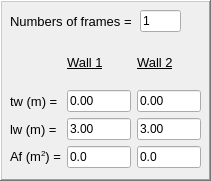
      <widget class="QFrame" name="WallData">
       <property name="geometry">
        <rect>
         <x>460</x>
         <y>370</y>
         <width>211</width>
         <height>181</height>
        </rect>
       </property>
       <property name="frameShape">
        <enum>QFrame::WinPanel</enum>
       </property>
       <property name="frameShadow">
        <enum>QFrame::Raised</enum>
       </property>
       <widget class="QWidget" name="gridLayoutWidget_5">
        <property name="geometry">
         <rect>
          <x>10</x>
          <y>40</y>
          <width>191</width>
          <height>128</height>
         </rect>
        </property>
        <layout class="QGridLayout" name="gridLayout_7">
         <property name="leftMargin">
          <number>0</number>
         </property>
         <item row="0" column="2">
          <widget class="QLabel" name="label_104">
           <property name="font">
            <font>
             <pointsize>10</pointsize>
             <weight>50</weight>
             <italic>false</italic>
             <bold>false</bold>
             <underline>true</underline>
            </font>
           </property>
           <property name="text">
            <string>Wall 2</string>
           </property>
           <property name="textFormat">
            <enum>Qt::AutoText</enum>
           </property>
          </widget>
         </item>
         <item row="2" column="0">
          <widget class="QLabel" name="label_98">
           <property name="font">
            <font>
             <family>Arial</family>
             <pointsize>10</pointsize>
             <weight>50</weight>
             <italic>false</italic>
             <bold>false</bold>
            </font>
           </property>
           <property name="text">
            <string>tw (m) =</string>
           </property>
          </widget>
         </item>
         <item row="3" column="2">
          <widget class="QLineEdit" name="lw2">
           <property name="focusPolicy">
            <enum>Qt::StrongFocus</enum>
           </property>
           <property name="contextMenuPolicy">
            <enum>Qt::ActionsContextMenu</enum>
           </property>
           <property name="text">
            <string>3.00</string>
           </property>
           <property name="placeholderText">
            <string>0.4</string>
           </property>
          </widget>
         </item>
         <item row="3" column="0">
          <widget class="QLabel" name="label_99">
           <property name="font">
            <font>
             <family>Arial</family>
             <pointsize>10</pointsize>
             <weight>50</weight>
             <italic>false</italic>
             <bold>false</bold>
            </font>
           </property>
           <property name="text">
            <string>lw (m) =</string>
           </property>
          </widget>
         </item>
         <item row="0" column="1">
          <widget class="QLabel" name="label_102">
           <property name="font">
            <font>
             <pointsize>10</pointsize>
             <weight>50</weight>
             <italic>false</italic>
             <bold>false</bold>
             <underline>true</underline>
            </font>
           </property>
           <property name="text">
            <string>Wall 1</string>
           </property>
           <property name="textFormat">
            <enum>Qt::AutoText</enum>
           </property>
          </widget>
         </item>
         <item row="2" column="1">
          <widget class="QLineEdit" name="tw1">
           <property name="focusPolicy">
            <enum>Qt::StrongFocus</enum>
           </property>
           <property name="contextMenuPolicy">
            <enum>Qt::ActionsContextMenu</enum>
           </property>
           <property name="text">
            <string>0.00</string>
           </property>
           <property name="placeholderText">
            <string>0.4</string>
           </property>
          </widget>
         </item>
         <item row="3" column="1">
          <widget class="QLineEdit" name="lw1">
           <property name="focusPolicy">
            <enum>Qt::StrongFocus</enum>
           </property>
           <property name="contextMenuPolicy">
            <enum>Qt::ActionsContextMenu</enum>
           </property>
           <property name="text">
            <string>3.00</string>
           </property>
           <property name="placeholderText">
            <string>0.4</string>
           </property>
          </widget>
         </item>
         <item row="2" column="2">
          <widget class="QLineEdit" name="tw2">
           <property name="focusPolicy">
            <enum>Qt::StrongFocus</enum>
           </property>
           <property name="contextMenuPolicy">
            <enum>Qt::ActionsContextMenu</enum>
           </property>
           <property name="text">
            <string>0.00</string>
           </property>
           <property name="placeholderText">
            <string>0.4</string>
           </property>
          </widget>
         </item>
         <item row="4" column="1">
          <widget class="QLineEdit" name="Af1">
           <property name="focusPolicy">
            <enum>Qt::StrongFocus</enum>
           </property>
           <property name="contextMenuPolicy">
            <enum>Qt::ActionsContextMenu</enum>
           </property>
           <property name="text">
            <string>0.0</string>
           </property>
           <property name="placeholderText">
            <string>0.4</string>
           </property>
          </widget>
         </item>
         <item row="4" column="0">
          <widget class="QLabel" name="label_100">
           <property name="font">
            <font>
             <family>Arial</family>
             <pointsize>10</pointsize>
             <weight>50</weight>
             <italic>false</italic>
             <bold>false</bold>
            </font>
           </property>
           <property name="text">
            <string>&lt;html&gt;&lt;head/&gt;&lt;body&gt;&lt;p&gt;Af (m&lt;span style=&quot; vertical-align:super;&quot;&gt;2&lt;/span&gt;) =&lt;/p&gt;&lt;/body&gt;&lt;/html&gt;</string>
           </property>
          </widget>
         </item>
         <item row="4" column="2">
          <widget class="QLineEdit" name="Af2">
           <property name="focusPolicy">
            <enum>Qt::StrongFocus</enum>
           </property>
           <property name="contextMenuPolicy">
            <enum>Qt::ActionsContextMenu</enum>
           </property>
           <property name="text">
            <string>0.0</string>
           </property>
           <property name="placeholderText">
            <string>0.4</string>
           </property>
          </widget>
         </item>
        </layout>
       </widget>
       <widget class="QLabel" name="label_108">
        <property name="geometry">
         <rect>
          <x>10</x>
          <y>10</y>
          <width>131</width>
          <height>22</height>
         </rect>
        </property>
        <property name="font">
         <font>
          <family>Arial</family>
          <pointsize>10</pointsize>
          <weight>50</weight>
          <italic>false</italic>
          <bold>false</bold>
         </font>
        </property>
        <property name="text">
         <string>Numbers of frames =</string>
        </property>
       </widget>
       <widget class="QLineEdit" name="frames_numbers">
        <property name="geometry">
         <rect>
          <x>140</x>
          <y>10</y>
          <width>41</width>
          <height>22</height>
         </rect>
        </property>
        <property name="focusPolicy">
         <enum>Qt::StrongFocus</enum>
        </property>
        <property name="contextMenuPolicy">
         <enum>Qt::ActionsContextMenu</enum>
        </property>
        <property name="text">
         <string>1</string>
        </property>
        <property name="placeholderText">
         <string>0.4</string>
        </property>
       </widget>
      </widget>
